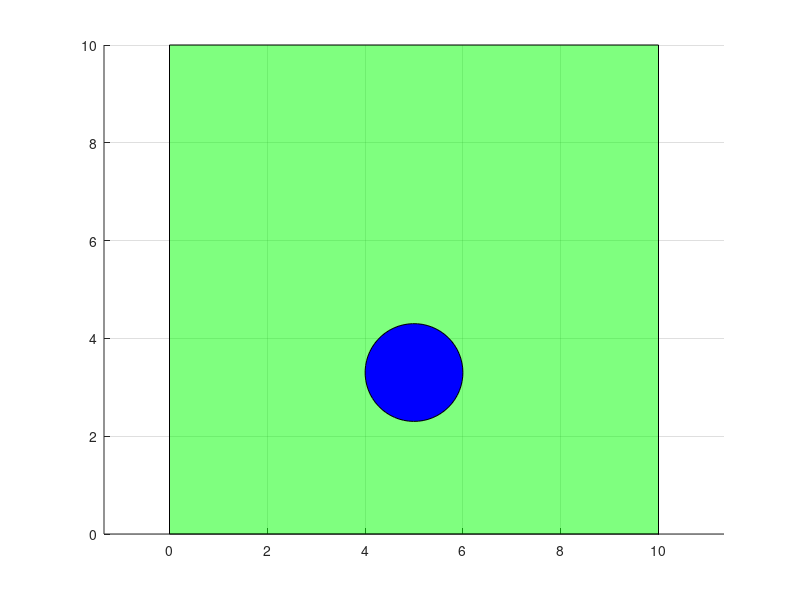
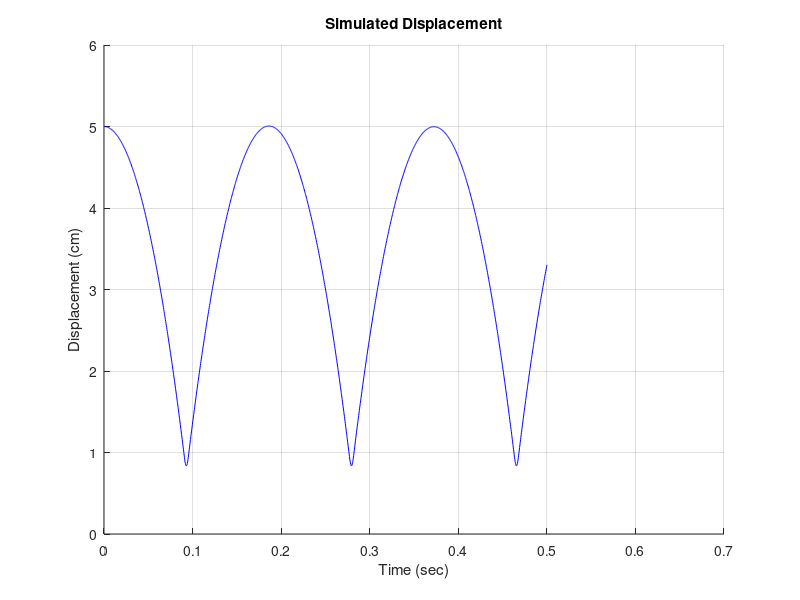

Here is the MATLAB script that generated these plots, in order:
%--------------------------------------------
% Abstract: A super simple DEM code in 2D
% Unit: cm, g, N
%
%--------------------------------------------

clc
clear
close all

%--------------------------------------------
% Global variables
%--------------------------------------------
grav_acc        = -981;          % 981 cm/s^2

% user-input
sim_duration    = 0.5;         % unit: second
stiffness       = 1.3e5;       % 1.3e5 N/m = (kg*m/s^2)/m =(kg*cm/s^2)/cm 
density         = 0.1;         % 0.1 g/cm^3 
%--------------------------------------------
% Define balls (particles)
%--------------------------------------------
b = struct();

% first ball
b(1).r  = 1;
b(1).m  = 4/3*pi*b(1).r*b(1).r*b(1).r*density;
b(1).cx = 5;    % center x
b(1).cz = 5;    % center z
b(1).vx = 0;    % velocity x (change this for initial velocity)
b(1).vz = 0;    % velocity z (change this for initial velocity)
b(1).fx = 0;    % force x
b(1).fz = 0;    % force z

% second ball, third ball ... (likewise)


% compute the simulation step
min_r   = min(b(:).r);    % minimum ball size (radius)
dt      = 0.2 * sqrt(4/3*pi*min_r*min_r*min_r*density/stiffness); % time step size (unit: seconds)
sim_steps = ceil(sim_duration / dt);

%--------------------------------------------
% Initial plot
%--------------------------------------------
% draw boundary
bndX = [0,0,10,10]; 
bndZ = [0,10,10,0];
patch(bndX,bndZ,'g','FaceAlpha',0.5);
grid on;
axis square equal;
hold on;

% draw balls (circles)
Xcircle=cos([0:0.1:2*pi]);
Zcircle=sin([0:0.1:2*pi]);
GM(1) = patch (b(1).cx+b(1).r*Xcircle, b(1).cz+b(1).r*Zcircle,'b','FaceAlpha',1);    
%--------------------------------------------
% Time integration (simulation)
%--------------------------------------------
Nb = length(b);
time = dt*[1:sim_steps];
array_cz = zeros(1,length(1:sim_steps)); % array of b(1).cz

for i=1:sim_steps

    %--------------------------------------------
    % particle force update
    %--------------------------------------------
    % GLOBAL FORCE update
    b(1).fz = b(1).m * grav_acc; 
    
    % CONTACT FORCE update  
    % Check boundaries 
    % Assumption: the boundary is rectangle. If not rectangle, a more
    %             sophisticated method needs to be implemented.
    urn = (b(1).cz-b(1).r) - min(bndZ);
    if urn < 0
        cnt_force = stiffness * urn;
        b(1).fz = b(1).fz - cnt_force;
    end
    
    %--------------------------------------------
    % particle motion update
    %--------------------------------------------
    b(1).vz = b(1).vz + b(1).fz/b(1).m*dt;    
    b(1).cz = b(1).cz + b(1).vz*dt;
    array_cz(i) = b(1).cz;
    
    %--------------------------------------------
    % update display 
    %--------------------------------------------
    set(GM(1),'XData',b(1).cx+b(1).r*Xcircle, 'YData', b(1).cz+b(1).r*Zcircle);
    drawnow
    
end

%--------------------------------------------
% Plot displacement history
%--------------------------------------------
figure;  
hold on
grid on
plot(time,array_cz,'b')
title('Simulated Displacement')
xlabel('Time (sec)')
ylabel('Displacement (cm)')

